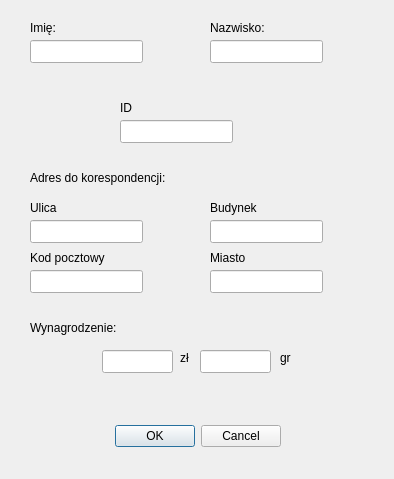
<?xml version="1.0" encoding="UTF-8"?>
<ui version="4.0">
 <class>addEmployee</class>
 <widget class="QDialog" name="addEmployee">
  <property name="geometry">
   <rect>
    <x>0</x>
    <y>0</y>
    <width>394</width>
    <height>479</height>
   </rect>
  </property>
  <property name="contextMenuPolicy">
   <enum>Qt::NoContextMenu</enum>
  </property>
  <property name="windowTitle">
   <string>Dodaj pracownika</string>
  </property>
  <widget class="QDialogButtonBox" name="buttonBox">
   <property name="geometry">
    <rect>
     <x>100</x>
     <y>420</y>
     <width>181</width>
     <height>32</height>
    </rect>
   </property>
   <property name="orientation">
    <enum>Qt::Horizontal</enum>
   </property>
   <property name="standardButtons">
    <set>QDialogButtonBox::Cancel|QDialogButtonBox::Ok</set>
   </property>
  </widget>
  <widget class="QLineEdit" name="lineEdit">
   <property name="geometry">
    <rect>
     <x>30</x>
     <y>40</y>
     <width>113</width>
     <height>23</height>
    </rect>
   </property>
  </widget>
  <widget class="QLineEdit" name="lineEdit_2">
   <property name="geometry">
    <rect>
     <x>210</x>
     <y>40</y>
     <width>113</width>
     <height>23</height>
    </rect>
   </property>
  </widget>
  <widget class="QLineEdit" name="lineEdit_3">
   <property name="geometry">
    <rect>
     <x>120</x>
     <y>120</y>
     <width>113</width>
     <height>23</height>
    </rect>
   </property>
  </widget>
  <widget class="QLineEdit" name="lineEdit_4">
   <property name="geometry">
    <rect>
     <x>30</x>
     <y>220</y>
     <width>113</width>
     <height>23</height>
    </rect>
   </property>
  </widget>
  <widget class="QLineEdit" name="lineEdit_5">
   <property name="geometry">
    <rect>
     <x>210</x>
     <y>220</y>
     <width>113</width>
     <height>23</height>
    </rect>
   </property>
  </widget>
  <widget class="QLineEdit" name="lineEdit_6">
   <property name="geometry">
    <rect>
     <x>30</x>
     <y>270</y>
     <width>113</width>
     <height>23</height>
    </rect>
   </property>
  </widget>
  <widget class="QLineEdit" name="lineEdit_7">
   <property name="geometry">
    <rect>
     <x>210</x>
     <y>270</y>
     <width>113</width>
     <height>23</height>
    </rect>
   </property>
  </widget>
  <widget class="QLineEdit" name="lineEdit_8">
   <property name="geometry">
    <rect>
     <x>102</x>
     <y>350</y>
     <width>71</width>
     <height>23</height>
    </rect>
   </property>
   <property name="text">
    <string/>
   </property>
   <property name="clearButtonEnabled">
    <bool>false</bool>
   </property>
  </widget>
  <widget class="QLineEdit" name="lineEdit_9">
   <property name="geometry">
    <rect>
     <x>200</x>
     <y>350</y>
     <width>71</width>
     <height>23</height>
    </rect>
   </property>
  </widget>
  <widget class="QLabel" name="label">
   <property name="geometry">
    <rect>
     <x>30</x>
     <y>20</y>
     <width>59</width>
     <height>15</height>
    </rect>
   </property>
   <property name="text">
    <string>Imię:</string>
   </property>
  </widget>
  <widget class="QLabel" name="label_2">
   <property name="geometry">
    <rect>
     <x>210</x>
     <y>20</y>
     <width>81</width>
     <height>16</height>
    </rect>
   </property>
   <property name="text">
    <string>Nazwisko:</string>
   </property>
  </widget>
  <widget class="QLabel" name="label_3">
   <property name="geometry">
    <rect>
     <x>120</x>
     <y>100</y>
     <width>81</width>
     <height>16</height>
    </rect>
   </property>
   <property name="text">
    <string>ID</string>
   </property>
  </widget>
  <widget class="QLabel" name="label_4">
   <property name="geometry">
    <rect>
     <x>30</x>
     <y>170</y>
     <width>171</width>
     <height>16</height>
    </rect>
   </property>
   <property name="text">
    <string>Adres do korespondencji:</string>
   </property>
  </widget>
  <widget class="QLabel" name="label_5">
   <property name="geometry">
    <rect>
     <x>30</x>
     <y>200</y>
     <width>59</width>
     <height>15</height>
    </rect>
   </property>
   <property name="text">
    <string>Ulica</string>
   </property>
  </widget>
  <widget class="QLabel" name="label_6">
   <property name="geometry">
    <rect>
     <x>210</x>
     <y>200</y>
     <width>59</width>
     <height>15</height>
    </rect>
   </property>
   <property name="text">
    <string>Budynek</string>
   </property>
  </widget>
  <widget class="QLabel" name="label_7">
   <property name="geometry">
    <rect>
     <x>30</x>
     <y>250</y>
     <width>91</width>
     <height>16</height>
    </rect>
   </property>
   <property name="text">
    <string>Kod pocztowy</string>
   </property>
  </widget>
  <widget class="QLabel" name="label_8">
   <property name="geometry">
    <rect>
     <x>210</x>
     <y>250</y>
     <width>91</width>
     <height>16</height>
    </rect>
   </property>
   <property name="text">
    <string>Miasto</string>
   </property>
  </widget>
  <widget class="QLabel" name="label_9">
   <property name="geometry">
    <rect>
     <x>30</x>
     <y>320</y>
     <width>171</width>
     <height>16</height>
    </rect>
   </property>
   <property name="text">
    <string>Wynagrodzenie:</string>
   </property>
  </widget>
  <widget class="QLabel" name="label_10">
   <property name="geometry">
    <rect>
     <x>180</x>
     <y>350</y>
     <width>31</width>
     <height>16</height>
    </rect>
   </property>
   <property name="text">
    <string>zł</string>
   </property>
  </widget>
  <widget class="QLabel" name="label_11">
   <property name="geometry">
    <rect>
     <x>280</x>
     <y>350</y>
     <width>31</width>
     <height>16</height>
    </rect>
   </property>
   <property name="text">
    <string>gr</string>
   </property>
  </widget>
 </widget>
 <resources/>
 <connections>
  <connection>
   <sender>buttonBox</sender>
   <signal>accepted()</signal>
   <receiver>addEmployee</receiver>
   <slot>accept()</slot>
   <hints>
    <hint type="sourcelabel">
     <x>248</x>
     <y>254</y>
    </hint>
    <hint type="destinationlabel">
     <x>157</x>
     <y>274</y>
    </hint>
   </hints>
  </connection>
  <connection>
   <sender>buttonBox</sender>
   <signal>rejected()</signal>
   <receiver>addEmployee</receiver>
   <slot>reject()</slot>
   <hints>
    <hint type="sourcelabel">
     <x>316</x>
     <y>260</y>
    </hint>
    <hint type="destinationlabel">
     <x>286</x>
     <y>274</y>
    </hint>
   </hints>
  </connection>
 </connections>
</ui>
